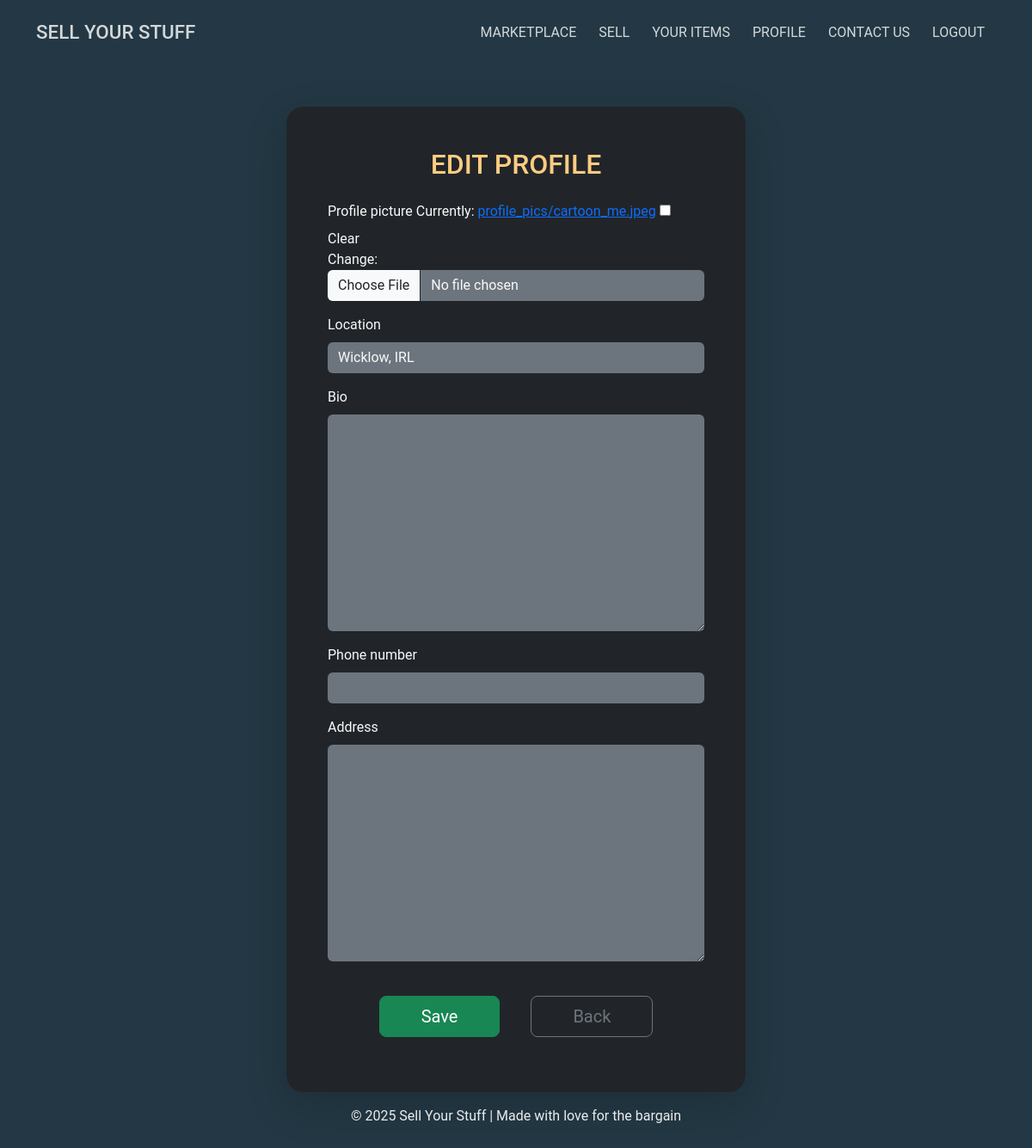
The page /profiles/profile/edit/ (signed in) on the database as committed earlier.
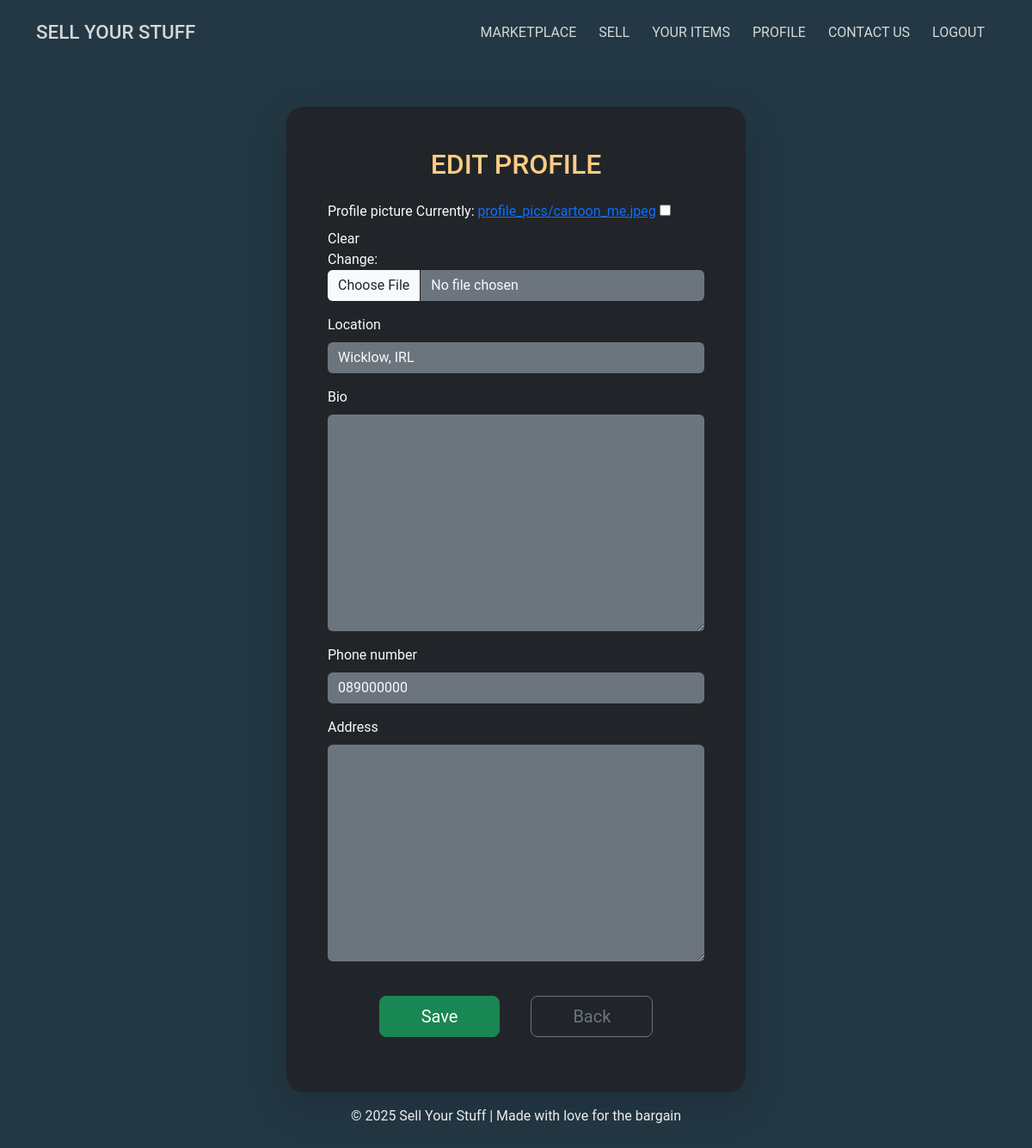
The same page on the database as committed later.
### profiles/models.py (models this page shows, shortened)
class UserProfile(models.Model):
    user = models.OneToOneField(User, on_delete=models.CASCADE, related_name="profile")
    profile_picture = models.ImageField(
        upload_to="profile_pics/",
        blank=True,
        null=True,
        default="profile_pics/default.jpg",
    )
    location = models.CharField(max_length=50, blank=True, null=True)
    bio = models.TextField(blank=True, null=True)
    phone_number = models.CharField(max_length=15, blank=True, null=True)
    address = models.TextField(blank=True, null=True)

### profiles/views.py (the view)
# urls.py: path("profile/edit/", profile_edit, name="profile_edit"),
@login_required
def profile_edit(request):
    profile = request.user.profile
    if request.method == "POST":
        form = UserProfileForm(request.POST, request.FILES, instance=profile)
        if form.is_valid():
            form.save()
            return redirect("profile")
    else:
        form = UserProfileForm(instance=profile)
    return render(request, "profiles/profile_form.html", {"form": form})

### profiles/forms.py
class UserProfileForm(forms.ModelForm):
    class Meta:
        model = UserProfile
        fields = ["profile_picture", "location", "bio", "phone_number", "address"]

### contact/templatetags/form_tags.py (called while the page is built)
@register.filter
def add_class(field, css_class):
    return field.as_widget(attrs={"class": css_class})

### sell_ur_stuff_site/context_processors.py (called while the page is built)
def unread_notifications(request):
    if request.user.is_authenticated:
        unread_count = Notification.objects.filter(
            user=request.user, is_read=False
        ).count()
    else:
        unread_count = 0
    return {"unread_notifications": unread_count}

### profiles/templates/profiles/profile_form.html (shortened to what this page needs)
{% extends "base.html" %}
{% load static form_tags %}
{% block content %}
<div class="container mt-5">
    <div class="row justify-content-center">
        <div class="col-lg-6 col-md-8">
            <div class="card bg-dark text-light shadow-lg border-0 animate__animated animate__fadeInUp">
                <div class="card-body p-5">
                    <h2 class="card-title text-center mb-4 text-uppercase card-title-custom">Edit Profile</h2>
                    <form method="post" enctype="multipart/form-data" class="form">
                        <div class="row g-3">
                            {% for field in form %}
                                <div class="col-12">
                                    <label for="{{ field.id_for_label }}" class="form-label">{{ field.label }}</label>
                                    {{ field|add_class:"form-control bg-secondary text-light border-0" }}
                                </div>
                            {% endfor %}
                            <div class="col-12 text-center mt-4">
                                <button type="submit" class="btn btn-success btn-lg px-5 animate__animated animate__pulse btn-success-custom m-3">
                                    Save
                                </button>
                                <a href="{% url 'profile' %}" class="btn btn-outline-secondary btn-lg px-5 m-3">Back</a>
                            </div>
                        </div>
                    </form>
                </div>
            </div>
        </div>
    </div>
</div>
{% endblock content %}

Rows that differ between the two databases and show on the page:
changed UserProfile "Wicklow, IRL": phone_number (not shown) → "089000000"
